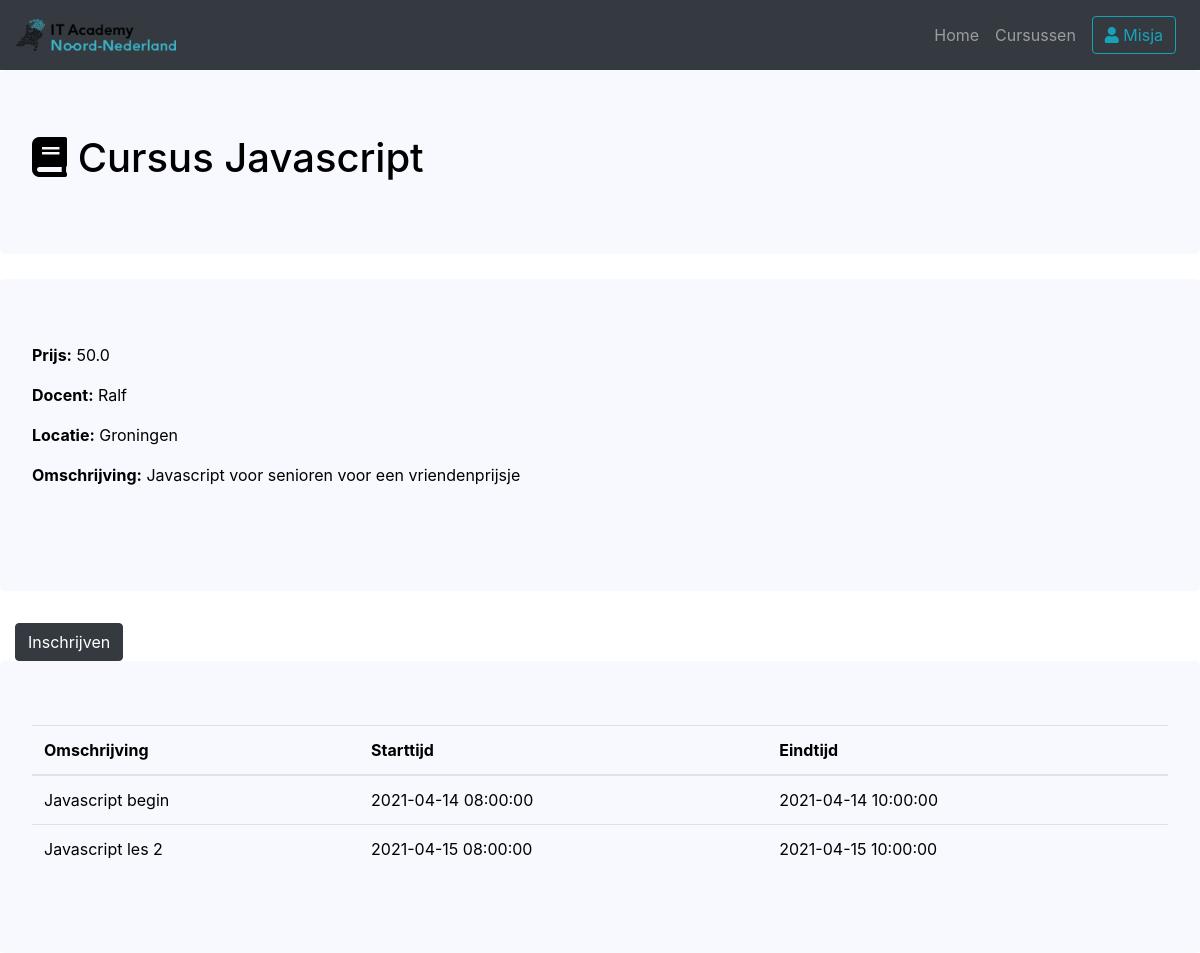
Page /cursus/Javascript/5 (signed in) on the committed database.
### project/models.py (models this page shows, shortened)
class User(db.Model, UserMixin):
    __tablename__ = 'users'
    id = db.Column(db.Integer, primary_key=True)
    email       = db.Column(db.String(64), unique=True, index=True, nullable=False)
    username    = db.Column(db.String(64), unique=True, index=True, nullable=False)
    password    = db.Column(db.String(128), nullable=False)
    role_id     = db.Column(db.Integer, db.ForeignKey("roles.id"), nullable=False)

class Language(db.Model):
    __tablename__ = 'languages'
    id          = db.Column(db.Integer, primary_key=True)
    language    = db.Column(db.Text, nullable=False)

class Course(db.Model):
    __tablename__ = 'courses'
    id              = db.Column(db.Integer, primary_key=True)
    teacher_id      = db.Column(db.Integer, db.ForeignKey("users.id"), nullable=False)
    language_id     = db.Column(db.Integer, db.ForeignKey("languages.id"), nullable=False)
    location        = db.Column(db.Text, nullable=False)
    cost            = db.Column(db.Float, nullable=False)
    description     = db.Column(db.Text, nullable=False)

class Lecture(db.Model):
    __tablename__ = 'lectures'
    id                  = db.Column(db.Integer, primary_key=True)
    course_id           = db.Column(db.Integer, db.ForeignKey("courses.id"))
    start_time          = db.Column(db.DateTime)
    end_time            = db.Column(db.DateTime)
    lecture_name        = db.Column(db.Text)

### project/views.py (the view)
@standaard_blueprint.route('/cursus/<language>/<course_id>')
def cursus(language, course_id):
    if current_user.is_anonymous:
        flash(Markup('U moet eerst inloggen of registreren voordat u zich kan inschrijven voor een cursus. <br> Registreren kan <b><a href="' + url_for('standaard.register') + '">hier</a></b>! <br><br> <b><a href="' + url_for('standaard.login') + '">Inloggen</a></b>'))
    course =   Course.query\
                .filter_by(id=course_id)\
                .join(Language, Course.language_id == Language.id)\
                .join(User, Course.teacher_id == User.id)\
                .add_columns(Course.id, Course.language_id, Language.language, User.username, Course.location, Course.cost, Course.description).first_or_404()
    lectures =  Lecture.query\
                .filter_by(course_id = int(course_id))\
                .join(Course, Course.id == int(course_id))\
                .join(Language, Language.id == Course.language_id)\
                .add_columns(Lecture.lecture_name, Lecture.start_time, Lecture.end_time)\
                .order_by(Lecture.start_time)\
                .all()
    discount = False
    korting = Korting()
    if current_user.is_authenticated:
        if Attendee.query.filter_by(user_id = current_user.id).first() != None:
            discount = True
    return render_template('cursus.html', course=course, discount = discount, korting=korting, lectures=lectures)

### project/__init__.py (called while the page is built)
@app.context_processor
def inject_time_related_functions():
    return dict(date_now=datetime.now().date(), td=timedelta, dt=datetime, t=time())

### project/models.py (called while the page is built)
@login_manager.user_loader
def load_user(user_id):
    return User.query.get(user_id)

def Korting():
    korting = 0.5 # 50%
    return korting

### project/templates/cursus.html
{% extends "base.html" %}
{% block content %}
<div class="jumbotron m-0">
    <h1><i class="fas fa-book"></i> Cursus {{ course.language }}</h1>
</div>
<div class="jumbotron">
    <p> {% if discount == True %}
        <b>Prijs:</b> <s>{{ course.cost}}</s> {{ course.cost*korting }}
        {% else %}
        <b>Prijs:</b> {{ course.cost}}
        {% endif %}
    </p>
    <p> <b>Docent:</b> {{ course.username}} </p>
    <p> <b>Locatie:</b> {{ course.location}} </p>
    <p> <b>Omschrijving:</b> {{ course.description }} </p>
    <br>
</div>
<div class="col-sm-12">
    {% if current_user.is_authenticated %}
    <a href="{{ url_for('student.inschrijven', language_id=course.language_id, course_id=course.id)}}" class="btn btn-dark">Inschrijven</a>
    {% endif %}
</div>
<div class="jumbotron m-0">
    <table class="table">
        <thead>
            <tr>
                <th scope="col">Omschrijving</th>
                <th scope="col">Starttijd</th>
                <th scope="col">Eindtijd</th>
            </tr>
        </thead>
        <tbody>
            {% for lecture in lectures %}
            <tr>
                <td>{{ lecture.lecture_name }}</td>
                <td>{{ lecture.start_time}}</td>
                <td>{{ lecture.end_time }}</td>
            </tr>
            {% endfor %}
        </tbody>
    </table>
</div>
{% endblock %}

### project/templates/base.html (shortened to what this page needs)
<!DOCTYPE html>
<html lang="en" dir="ltr">
<head>
    <link rel="stylesheet" type="text/css" href="{{ url_for('static',filename='stylesheet.css') }}?rnd=24">
    <link rel="stylesheet" href="https://maxcdn.bootstrapcdn.com/bootstrap/4.0.0/css/bootstrap.min.css">
    <link rel="stylesheet" href="https://cdnjs.cloudflare.com/ajax/libs/font-awesome/5.15.3/css/all.min.css" />
</head>
<body>
    <nav class="navbar navbar-expand-lg navbar-dark bg-dark">
    <a class="navbar-brand" href="{{ url_for('index') }}">
        <img src="/static/logo-klein.png" width="40%" alt="">
    </a>
    <div class="collapse navbar-collapse" id="navbarSupportedContent">
        <div class="navbar-nav ml-auto d-lg-flex align-items-lg-center">
            <a class="nav-item nav-link" href="{{ url_for('index') }}">Home</a>
            <a class="nav-item nav-link" href="{{ url_for('standaard.cursussen') }}">Cursussen</a>
            {% if current_user.is_authenticated %}
            <div class="dropdown nav-item nav-link">
                <button class="btn btn-outline-info" type="button" id="dropdownMenuButton" data-toggle="dropdown" aria-haspopup="true" aria-expanded="false">
                    <i class="fas fa-user"></i> {{ current_user.username }}
                </button>
            </div>
            {% endif %}
        </div>
    </div>
</nav>
{% block content %}
{% endblock %}
</body>
</html>

### project/static/stylesheet.css (style rules this page uses)
html { background-color: white; }
.jumbotron { background-color:ghostwhite !important; margin-top: 25px; color: black; }

### rows in the picture
User: username "Misja"
Language: language "Javascript"
Course: cost "50.0", location "Groningen", description "Javascript voor senioren voor een vriendenprijsje"
User: username "Ralf"
Lecture: lecture_name "Javascript begin", start_time "2021-04-14 08:00:00", end_time "2021-04-14 10:00:00"
Lecture: lecture_name "Javascript les 2", start_time "2021-04-15 08:00:00", end_time "2021-04-15 10:00:00"
